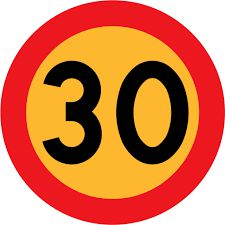
#> input picture 30kph.jpg, 225 x 225 px, found by its file name
$ jupyter execute --allow-errors Traffic_Sign_Classifier.ipynb   (shell and % lines are left out)
#> lines starting #> are read from the running program, lines starting #| are printed output that depends on the picture
# Self-Driving Car Engineer Nanodegree

## Deep Learning

## Project: Build a Traffic Sign Recognition Classifier

In this notebook, a template is provided for you to implement your functionality in stages, which is required to successfully complete this project. If additional code is required that cannot be included in the notebook, be sure that the Python code is successfully imported and included in your submission if necessary.

> **Note**: Once you have completed all of the code implementations, you need to finalize your work by exporting the iPython Notebook as an HTML document. Before exporting the notebook to html, all of the code cells need to have been run so that reviewers can see the final implementation and output. You can then export the notebook by using the menu above and navigating to  \n",
    "**File -> Download as -> HTML (.html)**. Include the finished document along with this notebook as your submission.

In addition to implementing code, there is a writeup to complete. The writeup should be completed in a separate file, which can be either a markdown file or a pdf document. There is a [write up template](https://github.com/udacity/CarND-Traffic-Sign-Classifier-Project/blob/master/writeup_template.md) that can be used to guide the writing process. Completing the code template and writeup template will cover all of the [rubric points](https://review.udacity.com/#!/rubrics/481/view) for this project.

The [rubric](https://review.udacity.com/#!/rubrics/481/view) contains "Stand Out Suggestions" for enhancing the project beyond the minimum requirements. The stand out suggestions are optional. If you decide to pursue the "stand out suggestions", you can include the code in this Ipython notebook and also discuss the results in the writeup file.

>**Note:** Code and Markdown cells can be executed using the **Shift + Enter** keyboard shortcut. In addition, Markdown cells can be edited by typically double-clicking the cell to enter edit mode.

In Step 0 I've loaded the data from the traffic_signs_data file, broken it into the three parts and examined the size and shape of the files.

---
## Step 0: Load The Data

[cell 1]
# Load pickled data
import pickle
import numpy as np
# TODO: Fill this in based on where you saved the training and testing data

training_file = "traffic-signs-data/train.p"
validation_file="traffic-signs-data/valid.p"
testing_file = "traffic-signs-data/test.p"

#> (the rest of this cell did not finish here and is left out)

---

## Step 1: Dataset Summary & Exploration

The pickled data is a dictionary with 4 key/value pairs:

- `'features'` is a 4D array containing raw pixel data of the traffic sign images, (num examples, width, height, channels).
- `'labels'` is a 1D array containing the label/class id of the traffic sign. The file `signnames.csv` contains id -> name mappings for each id.
- `'sizes'` is a list containing tuples, (width, height) representing the the original width and height the image.
- `'coords'` is a list containing tuples, (x1, y1, x2, y2) representing coordinates of a bounding box around the sign in the image. **THESE COORDINATES ASSUME THE ORIGINAL IMAGE. THE PICKLED DATA CONTAINS RESIZED VERSIONS (32 by 32) OF THESE IMAGES**

Complete the basic data summary below. Use python, numpy and/or pandas methods to calculate the data summary rather than hard coding the results. For example, the [pandas shape method](http://pandas.pydata.org/pandas-docs/stable/generated/pandas.DataFrame.shape.html) might be useful for calculating some of the summary results.

1.In Step 1 I've used python and numpy to create a data summary. There are 34799 training examples, 12630 testing examples, and all examples are (32,32,3).

### Provide a Basic Summary of the Data Set Using Python, Numpy and/or Pandas

[cell 2]
### Replace each question mark with the appropriate value.
### Use python, pandas or numpy methods rather than hard coding the results
import csv
import numpy as np
import matplotlib.pyplot as plt


# TODO: Number of training examples
#> (the rest of this cell did not finish here and is left out)

### Include an exploratory visualization of the dataset

Visualize the German Traffic Signs Dataset using the pickled file(s). This is open ended, suggestions include: plotting traffic sign images, plotting the count of each sign, etc.

The [Matplotlib](http://matplotlib.org/) [examples](http://matplotlib.org/examples/index.html) and [gallery](http://matplotlib.org/gallery.html) pages are a great resource for doing visualizations in Python.

**NOTE:** It's recommended you start with something simple first. If you wish to do more, come back to it after you've completed the rest of the sections.

2.I've explored using several python tools to display the data. Matplotlib's subplot works best, subplot2grid's arguments are odd. I've also broken out the 43 individual labels with an example of each.

[cell 3]
### Data exploration visualization code goes here.
### Feel free to use as many code cells as needed.

import random
from pandas.io.parsers import read_csv
import cv2
import matplotlib as mping
import matplotlib.image as mping
from sklearn.utils import shuffle

# Visualizations will be shown in the notebook.
#> (the rest of this cell did not finish here and is left out)

----

## Step 2: Design and Test a Model Architecture

Design and implement a deep learning model that learns to recognize traffic signs. Train and test your model on the [German Traffic Sign Dataset](http://benchmark.ini.rub.de/?section=gtsrb&subsection=dataset).

There are various aspects to consider when thinking about this problem:

- Neural network architecture
- Play around preprocessing techniques (normalization, rgb to grayscale, etc)
- Number of examples per label (some have more than others).
- Generate fake data.

Here is an example of a [published baseline model on this problem](http://yann.lecun.com/exdb/publis/pdf/sermanet-ijcnn-11.pdf). It's not required to be familiar with the approach used in the paper but, it's good practice to try to read papers like these.

**NOTE:** The LeNet-5 implementation shown in the [classroom](https://classroom.udacity.com/nanodegrees/nd013/parts/fbf77062-5703-404e-b60c-95b78b2f3f9e/modules/6df7ae49-c61c-4bb2-a23e-6527e69209ec/lessons/601ae704-1035-4287-8b11-e2c2716217ad/concepts/d4aca031-508f-4e0b-b493-e7b706120f81) at the end of the CNN lesson is a solid starting point. You'll have to change the number of classes and possibly the preprocessing, but aside from that it's plug and play!

### Pre-process the Data Set (normalization, grayscale, etc.)

Use the code cell (or multiple code cells, if necessary) to implement the first step of your project.

1. I started out using LeNet architecture. This required changing the (32,32,3) image to (32,32,1). Thus, I converted the color images to grey scale. The literature I found on this strongly suggested normalizing the data once converted to gray scale. Some examples are printed below.

[cell 4]
#Grey scale generation cell
import cv2
# below is a modified example from image processing website

# convert images from RGB to Grayscale one at a time
# [32 lines left out: functions RGB_2_GRAY, normalize_gray_image, preprocess, not called in this run]

from numpy import newaxis


# Iterate through grayscale
#> (the rest of this cell did not finish here and is left out)

1.5.After converting the data to gray scale I wondered what would happen if I striped out the red, green, and blue components of the color file. This would create three data sets meeting the (32,32,1) requirement for LeNet. The code is below. In the gray scale data I normalized it using a built in cv2 function. I see no similar function for red, green, and blue. So I am trying these three cases with no normalization.

#> (a cell that did not finish here is left out)

### Model Architecture

2.LeNet was used in a prior lesson so I started with it here. Later I converted it to Sermanet-LeNet after reading one of the recommended papers. I was interested in two parts of the paper. One was splitting the data into two parts; one following the entire path and the second skipping several steps and remerging. The other part was a comment in the paper claiming that Sermant-LeNet was, in part, reverse engineered from cat and monkey visual cortexes. How cool is that?

Layers of Sermanet-LeNet

input 32,32,1 image
convolution 1 output 28x28x6
activation one
pooling 1 output 14x14x6
convolution 2 output 10x10x16
activation 2
pooling 2 output 5x5x16
convolution 2B output 1x1x400
activation 3
flatten output of pooling 2 to output of 400
flatten output of convolution 2B to output of 400
concatenate the prior two outputs producting an output of 800
truncate 800 to 43

[cell 6]
### Define your architecture here.
### Feel free to use as many code cells as needed.


#starting with straight copy of LeNet from my LeNet solution in LeNet-Lab


import tensorflow as tf
from sklearn.utils import shuffle


EPOCHS = 20
BATCH_SIZE = 2048
#> (the rest of this cell did not finish here and is left out)

### Train, Validate and Test the Model

A validation set can be used to assess how well the model is performing. A low accuracy on the training and validation
sets imply underfitting. A high accuracy on the training set but low accuracy on the validation set implies overfitting.

3.Again I used the code structure found in the prior lesson. This includes the AdamOptimizer. As I found out if the AdamOptimizer if left out (a typo error on my part). This leads to quite poor performance.
  A major modification was to change my tensorflow kernel to tensorflow-gpu. This cut run times into less than a quarter of what they were before.

#> (a cell that did not finish here is left out)

[cell 8]
rate = 0.001

#> (the rest of this cell did not finish here and is left out)

#> (a cell that did not finish here is left out)

My training, testing, and validation sets are listed below.
  The best training set accuracy was 93.6% and validation was 91.4% this was with the normalized gray scale images. The best test set accuracy was only 86.1%%. This was probalby due to the low number of training images on many of the 43 classes. This could have been improved by generating more data.
  My results are included in comments in the code organized by case, epochs, and batch size. The red, green, and blue cases were not normalized as discussed prior. I have included an un-normalized gray case for comparison purposes. The most interesting result is that the green case consistintly beat the un-normalized gray scale case. If I had more time, I would write code to normalize the green case and see if it would beat gray scale.

#> (a cell that did not finish here is left out)

[cell 11]
# Testing cell
import tensorflow as tf
#> (the rest of this cell did not finish here and is left out)

---

## Step 3: Test a Model on New Images

To give yourself more insight into how your model is working, download at least five pictures of German traffic signs from the web and use your model to predict the traffic sign type.

You may find `signnames.csv` useful as it contains mappings from the class id (integer) to the actual sign name.

### Load and Output the Images

I chose 9 random traffic sign images from the web. They are displayed below. The last one (keep right) might have caused problems as resizing the image 'squished' it to a small extent.

[cell 12]
### Load the images and plot them here.
### Feel free to use as many code cells as needed.

import matplotlib.pyplot as plt
import matplotlib.image as mpimg
import numpy as np

image1=mpimg.imread('30kph.jpg')
#> image1 is the input picture: shape (225, 225, 3); mean R, G, B 212.1, 122.4, 81.4
plt.subplot(3,3,1)
plt.imshow(image1)

image2=mpimg.imread('60kph.jpg')
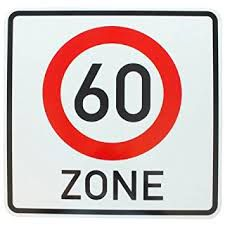
#> input picture 60kph.jpg, 225 x 225 px, found by its file name
#> image2 is the input picture: shape (225, 225, 3); mean R, G, B 206.2, 185.6, 184.2
plt.subplot(3,3,2)
plt.imshow(image2)

image3=mpimg.imread('80kph.jpg')
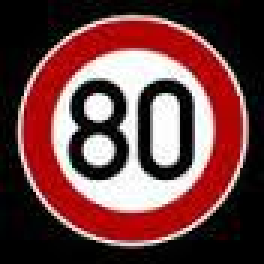
#> input picture 80kph.jpg, 88 x 88 px, found by its file name (shown 3 times larger)
#> image3 is the input picture: shape (88, 88, 3); mean R, G, B 107.9, 64.6, 64.6
plt.subplot(3,3,3)
plt.imshow(image3)

image4=mpimg.imread('yield.jpg')
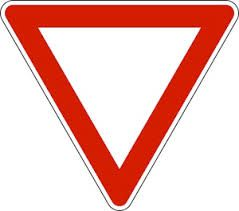
#> input picture yield.jpg, 239 x 211 px, found by its file name
#> image4 is the input picture: shape (211, 239, 3); mean R, G, B 238.8, 190.2, 183.6
plt.subplot(3,3,4)
plt.imshow(image4)

image5=mpimg.imread('no_entry.jpg')
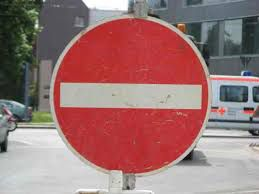
#> input picture no_entry.jpg, 259 x 194 px, found by its file name
#> image5 is the input picture: shape (194, 259, 3); mean R, G, B 154.6, 116.8, 115.9
plt.subplot(3,3,5)
plt.imshow(image5)

image6=mpimg.imread('dangerous_curve_left.jpg')
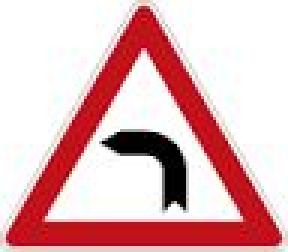
#> input picture dangerous_curve_left.jpg, 96 x 84 px, found by its file name (shown 3 times larger)
#> image6 is the input picture: shape (84, 96, 3); mean R, G, B 225.9, 181.8, 184.1
plt.subplot(3,3,6)
plt.imshow(image6)

#> (the rest of this cell did not finish here and is left out)

[cell 13]
image1 = cv2.resize(image1, (32, 32))
#> image1: shape (32, 32, 3)
image2 = cv2.resize(image2, (32, 32))
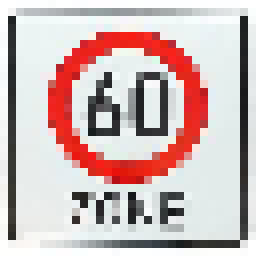
#> image2: shape (32, 32, 3) (shown 8 times larger); mean R, G, B 206, 184.9, 183.6
image3 = cv2.resize(image3, (32, 32))
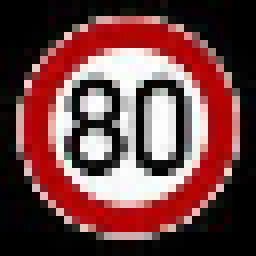
#> image3: shape (32, 32, 3) (shown 8 times larger); mean R, G, B 109.1, 65.8, 65.8
image4 = cv2.resize(image4, (32, 32))
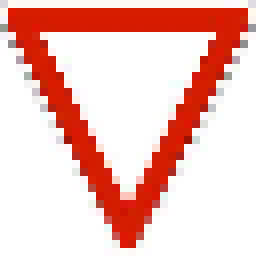
#> image4: shape (32, 32, 3) (shown 8 times larger); mean R, G, B 241.2, 194, 187.3
image5 = cv2.resize(image5, (32, 32))
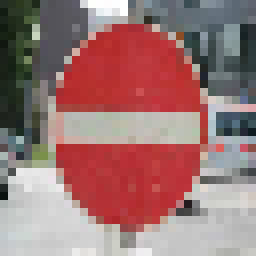
#> image5: shape (32, 32, 3) (shown 8 times larger); mean R, G, B 154.6, 117.1, 116
image6 = cv2.resize(image6, (32, 32))
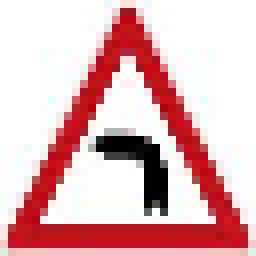
#> image6: shape (32, 32, 3) (shown 8 times larger); mean R, G, B 225.9, 182, 184.3
#> (the rest of this cell did not finish here and is left out)
